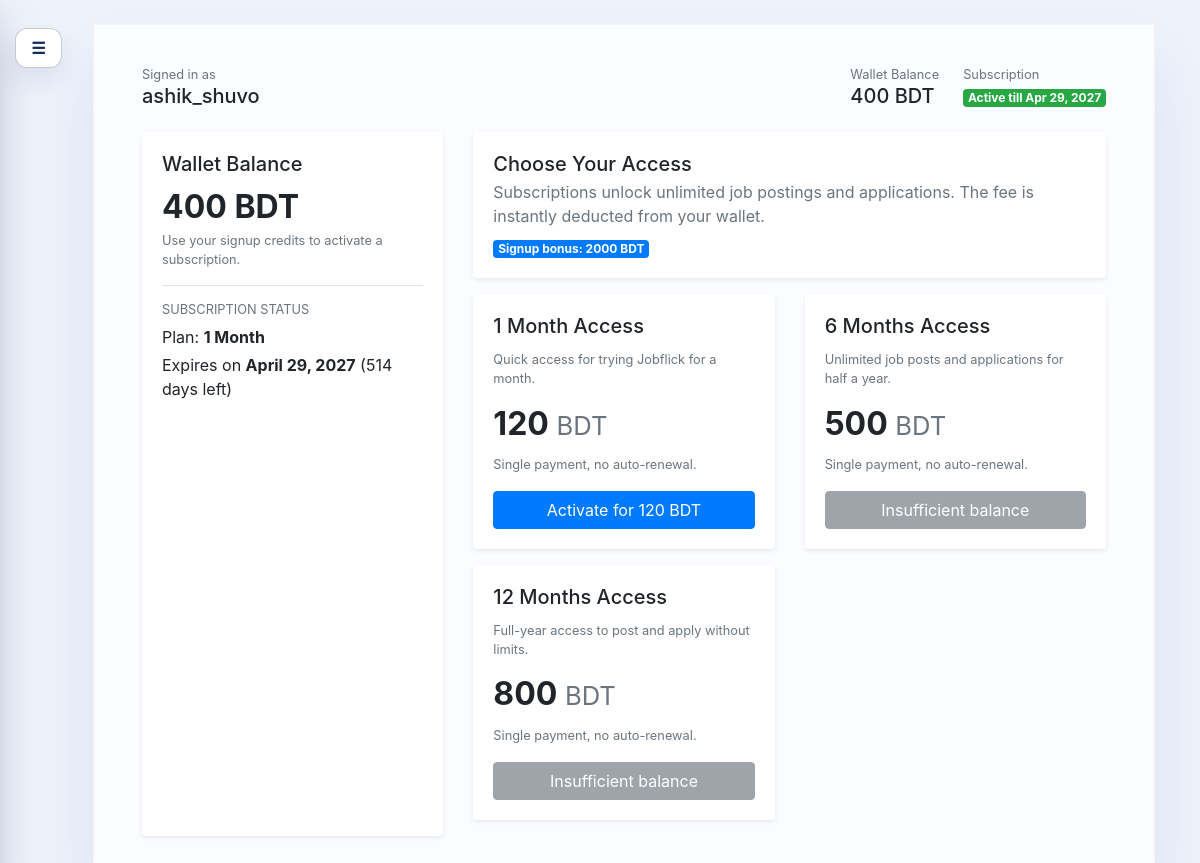
Page /profile/subscription/ (signed in) on the committed database.
### userprofile/models.py (models this page shows, shortened)
class UserProfile(models.Model):
	class SubscriptionPlan(models.TextChoices):
		NONE = "none", "No Subscription"
		ONE_MONTH = "one_month", "1 Month"
		SIX_MONTHS = "six_months", "6 Months"
		ONE_YEAR = "one_year", "12 Months"
	SUBSCRIPTION_DETAILS = {
		SubscriptionPlan.ONE_MONTH: {
			"price": 120,
			"duration_days": 30,
			"label": "1 Month Access",
			"description": "Quick access for trying Jobflick for a month.",
		},
		SubscriptionPlan.SIX_MONTHS: {
			"price": 500,
			"duration_days": 182,
			"label": "6 Months Access",
			"description": "Unlimited job posts and applications for half a year.",
		},
		SubscriptionPlan.ONE_YEAR: {
			"price": 800,
			"duration_days": 365,
			"label": "12 Months Access",
			"description": "Full-year access to post and apply without limits.",
		},
	}
	user = models.OneToOneField(User, on_delete=models.CASCADE, related_name="profile")
	display_name = models.CharField(max_length=150, blank=True)
	photo = models.ImageField(upload_to="profile_photos/", blank=True, null=True)
	occupation = models.CharField(max_length=150, blank=True)
	skills = models.TextField(blank=True)
	present_address = models.CharField(max_length=255, blank=True)
	bio = models.TextField(blank=True)
	wallet_balance = models.PositiveIntegerField(default=2000)
	subscription_plan = models.CharField(
		max_length=20,
		choices=SubscriptionPlan.choices,
		default=SubscriptionPlan.NONE,
	)
	subscription_expires_at = models.DateField(blank=True, null=True)
	@property
	def has_active_subscription(self) -> bool:
		if not self.subscription_expires_at:
			return False
		return self.subscription_expires_at >= timezone.now().date()
	@property
	def subscription_days_left(self) -> int:
		if not self.has_active_subscription:
			return 0
		return (self.subscription_expires_at - timezone.now().date()).days
	@classmethod
	def serialize_subscription_plans(cls):
		return [
			{"key": key, **details}
			for key, details in cls.SUBSCRIPTION_DETAILS.items()
		]

### userprofile/views.py (the view, shortened to what this page needs)
# urls.py: path("subscription/", views.subscription_view, name="userprofile-subscription"),
@login_required
@never_cache
def subscription_view(request):
	profile, _ = UserProfile.objects.get_or_create(user=request.user)
	plans = UserProfile.serialize_subscription_plans()
	return render(
		request,
		"userprofile/subscription.html",
		{
			"profile": profile,
			"plans": plans,
			"hide_nav": True,
			"hide_footer": True,
		},
	)

### userprofile/context_processors.py (called while the page is built)
def unread_notifications(request):
    if request.user.is_authenticated:
        count = request.user.notifications.filter(is_read=False).count()
    else:
        count = 0
    return {"unread_notifications_count": count}

### userprofile/templates/userprofile/subscription.html (shortened to what this page needs)
{% extends "userprofile/layout.html" %}
{% block dashboard_content %}
<div class="row">
  <div class="col-lg-4">
    <div class="card shadow-sm border-0 h-100">
      <div class="card-body">
        <h5 class="card-title">Wallet Balance</h5>
        <p class="h2 font-weight-bold mb-1">{{ profile.wallet_balance }} BDT</p>
        <p class="text-muted small">Use your signup credits to activate a subscription.</p>
        <hr>
        <h6 class="text-uppercase text-muted small">Subscription Status</h6>
        {% if profile.has_active_subscription %}
          <p class="mb-1">Plan: <strong>{{ profile.get_subscription_plan_display }}</strong></p>
          <p class="mb-0">Expires on <strong>{{ profile.subscription_expires_at|date:"F j, Y" }}</strong> ({{ profile.subscription_days_left }} days left)</p>
        {% else %}
          <p class="mb-0">You have no active plan. Pick one of the options to start posting and applying to jobs.</p>
        {% endif %}
      </div>
    </div>
  </div>
  <div class="col-lg-8 mt-4 mt-lg-0">
    <div class="card shadow-sm border-0 mb-3">
      <div class="card-body d-flex justify-content-between align-items-center flex-wrap" style="gap: 0.75rem;">
        <div>
          <h5 class="mb-1">Choose Your Access</h5>
          <p class="text-muted mb-0">Subscriptions unlock unlimited job postings and applications. The fee is instantly deducted from your wallet.</p>
        </div>
        <span class="badge badge-primary">Signup bonus: 2000 BDT</span>
      </div>
    </div>
    <div class="row">
      {% for plan in plans %}
      <div class="col-md-6 mb-3">
        <div class="card h-100 border-0 shadow-sm">
          <div class="card-body d-flex flex-column">
            <h5 class="card-title">{{ plan.label }}</h5>
            <p class="text-muted small flex-grow-1">{{ plan.description }}</p>
            <div class="mb-3">
              <div class="h2 font-weight-bold">{{ plan.price }} <small class="text-muted">BDT</small></div>
              <small class="text-muted">Single payment, no auto-renewal.</small>
            </div>
            <form method="post" class="mt-auto">
              {% if profile.wallet_balance < plan.price %}
                <button type="submit" class="btn btn-secondary w-100" disabled>Insufficient balance</button>
              {% else %}
                <button type="submit" class="btn btn-primary w-100">Activate for {{ plan.price }} BDT</button>
              {% endif %}
            </form>
          </div>
        </div>
      </div>
      {% endfor %}
    </div>
  </div>
</div>
{% endblock %}

### userprofile/templates/userprofile/layout.html (shortened to what this page needs)
{% extends "base.html" %}
{% block content %}
<div class="dashboard-shell-wrapper">
  <button class="toggle-btn menu-floating-toggle" id="menuToggle" aria-label="Toggle navigation">☰</button>
  <div class="dashboard-shell">
    <section class="dashboard-main">
      <div class="topbar flex-wrap justify-content-between" style="gap: 1rem;">
        <div class="text-end">
          <p class="text-muted small mb-0">Signed in as</p>
          <h5 class="mb-0">{{ profile.user.username }}</h5>
        </div>
        <div class="d-flex align-items-center flex-wrap" style="gap: 1.5rem;">
          <div class="text-end">
            <p class="text-muted small mb-0">Wallet Balance</p>
            <h5 class="mb-0">{{ profile.wallet_balance }} BDT</h5>
          </div>
          <div class="text-end">
            <p class="text-muted small mb-0">Subscription</p>
            {% if profile.has_active_subscription %}
              <span class="badge badge-success">Active till {{ profile.subscription_expires_at|date:"M j, Y" }}</span>
            {% else %}
              <a class="btn btn-outline-primary btn-sm" href="{% url 'userprofile-subscription' %}">Activate Access</a>
            {% endif %}
          </div>
        </div>
      </div>
      {% block dashboard_content %}{% endblock %}
    </section>
  </div>
</div>
{% endblock %}

### userprofile/templates/userprofile/layout.html (style rules this page uses)
body { background: #eef2fb; }
.dashboard-shell-wrapper { position: relative; padding-left: 3rem; }
.dashboard-shell { display: flex; min-height: calc(100vh - 40px); position: relative; overflow: visible; background: #fff; border-radius: 0; border: 1px solid rgba(14, 23, 41, 0.05); box-shadow: 0 35px 60px rgba(15, 39, 90, 0.08); }
.dashboard-main { flex: 1; padding: 2.5rem 3rem; background: #fbfcff; }
.topbar { display: flex; justify-content: flex-end; align-items: center; margin-bottom: 1.5rem; }
.toggle-btn { border: 1px solid rgba(19,47,98,0.25); background: #fff; color: #102b58; padding: 0.45rem 0.95rem; border-radius: 12px; font-weight: 600; box-shadow: 0 12px 25px rgba(16,43,88,0.08); }
.menu-floating-toggle { position: fixed; top: 1.75rem; left: 15px; transform: none; z-index: 1050; transition: left 0.35s ease; }

### rows in the picture
UserProfile: user.username "ashik_shuvo", wallet_balance "400", subscription_expires_at "Apr 29, 2027", subscription_plan "1 Month", subscription_expires_at "April 29, 2027", subscription_days_left "514"

### other values in the picture
{{ plan.label }} "1 Month Access" "6 Months Access" "12 Months Access"
{{ plan.description }} "Quick access for trying Jobflick for a month." "Unlimited job posts and applications for half a year." "Full-year access to post and apply without limits."
{{ plan.price }} "120" "500" "800"
{{ plan.price }} "120"
